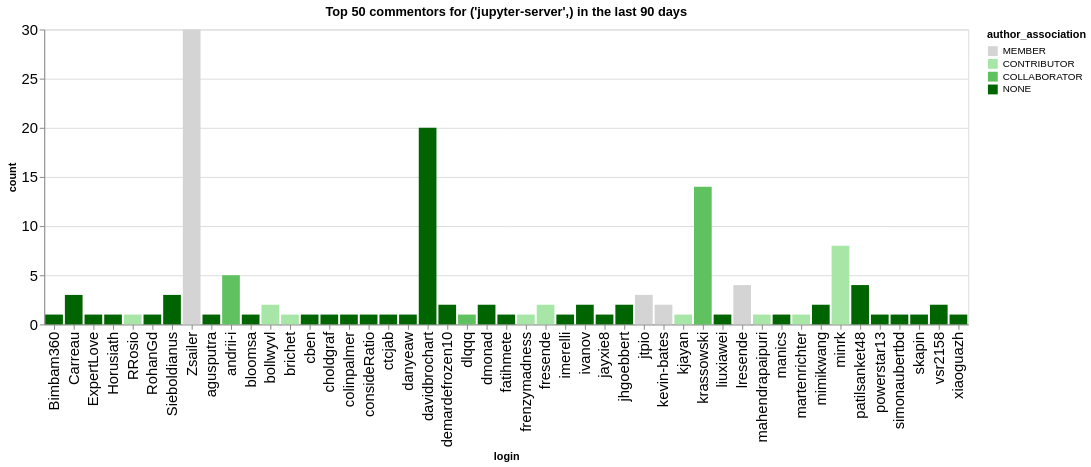

Notebook code for this chart:
### Code cell
n_plot = 50
charts = []
for ii, (iorg, idata) in enumerate(commentors.groupby(['org'])):
    title = f"Top {n_plot} commentors for {iorg} in the last {n_days} days"
    idata = idata.groupby('login', as_index=False).agg({'count': 'sum', 'author_association': 'first'})
    idata = idata.sort_values('count', ascending=False).head(n_plot)
    ch = alt.Chart(data=idata.head(n_plot), title=title).mark_bar().encode(
        x='login',
        y='count',
        color=alt.Color('author_association', scale=alt.Scale(domain=author_types, range=author_colors))
    )
    charts.append(ch)
alt.hconcat(*charts)

### Figure 1 — Vega-Lite specification as saved in the notebook (floating-point values rounded to 4 significant figures)
{"config": {"axisLeft": {"labelFontSize": 15}, "axisBottom": {"labelFontSize": 15}}, "hconcat": [{"mark": {"type": "bar"}, "encoding": {"color": {"field": "author_association", "scale": {"domain": ["MEMBER", "CONTRIBUTOR", "COLLABORATOR", "NONE"], "range": ["rgb(211.82745098039214, 211.82745098039214, 211.82745098039214)", "rgb(166.98562091503268, 229.89803921568628, 166.98562091503268)", "rgb(96.37647058823529, 192.75294117647059, 96.37647058823529)", "rgb(0.0, 100.3921568627451, 0.0)"]}, "type": "nominal"}, "x": {"field": "login", "type": "nominal"}, "y": {"field": "count", "type": "quantitative"}}, "title": "Top 50 commentors for ('jupyter-server',) in the last 90 days"}], "data": {"name": "data-0caa40406253540f73bada48bbd020b4"}, "$schema": "https://vega.github.io/schema/vega-lite/v5.20.1.json", "datasets": {"data-0caa40406253540f73bada48bbd020b4": [{"login": "Zsailer", "count": 30, "author_association": "MEMBER"}, {"login": "davidbrochart", "count": 20, "author_association": "NONE"}, {"login": "krassowski", "count": 14, "author_association": "COLLABORATOR"}, {"login": "minrk", "count": 8, "author_association": "CONTRIBUTOR"}, {"login": "andrii-i", "count": 5, "author_association": "COLLABORATOR"}, {"login": "patilsanket48", "count": 4, "author_association": "NONE"}, {"login": "lresende", "count": 4, "author_association": "MEMBER"}, {"login": "Sieboldianus", "count": 3, "author_association": "NONE"}, {"login": "Carreau", "count": 3, "author_association": "NONE"}, {"login": "jtpio", "count": 3, "author_association": "MEMBER"}, {"login": "dmonad", "count": 2, "author_association": "NONE"}, {"login": "demardefrozen10", "count": 2, "author_association": "NONE"}, {"login": "bollwyvl", "count": 2, "author_association": "CONTRIBUTOR"}, {"login": "kevin-bates", "count": 2, "author_association": "MEMBER"}, {"login": "jhgoebbert", "count": 2, "author_association": "NONE"}, {"login": "fresende", "count": 2, "author_association": "CONTRIBUTOR"}, {"login": "ivanov", "count": 2, "author_association": "NONE"}, {"login": "mimikwang", "count": 2, "author_association": "NONE"}, {"login": "vsr2158", "count": 2, "author_association": "NONE"}, {"login": "choldgraf", "count": 1, "author_association": "NONE"}, {"login": "cben", "count": 1, "author_association": "NONE"}, {"login": "RRosio", "count": 1, "author_association": "CONTRIBUTOR"}, {"login": "RohanGd", "count": 1, "author_association": "NONE"}, {"login": "Bimbam360", "count": 1, "author_association": "NONE"}, {"login": "ExpertLove", "count": 1, "author_association": "NONE"}, {"login": "brichet", "count": 1, "author_association": "CONTRIBUTOR"}, {"login": "bloomsa", "count": 1, "author_association": "NONE"}, {"login": "agusputra", "count": 1, "author_association": "NONE"}, {"login": "Horusiath", "count": 1, "author_association": "NONE"}, {"login": "dlqqq", "count": 1, "author_association": "COLLABORATOR"}, {"login": "colinpalmer", "count": 1, "author_association": "NONE"}, {"login": "jayxie8", "count": 1, "author_association": "NONE"}, {"login": "fatihmete", "count": 1, "author_association": "NONE"}, {"login": "frenzymadness", "count": 1, "author_association": "CONTRIBUTOR"}, {"login": "imerelli", "count": 1, "author_association": "NONE"}, {"login": "danyeaw", "count": 1, "author_association": "NONE"}, {"login": "ctcjab", "count": 1, "author_association": "NONE"}, {"login": "consideRatio", "count": 1, "author_association": "NONE"}, {"login": "kjayan", "count": 1, "author_association": "CONTRIBUTOR"}, {"login": "martenrichter", "count": 1, "author_association": "CONTRIBUTOR"}, {"login": "manics", "count": 1, "author_association": "NONE"}, {"login": "mahendrapaipuri", "count": 1, "author_association": "CONTRIBUTOR"}, {"login": "liuxiawei", "count": 1, "author_association": "NONE"}, {"login": "powerstar13", "count": 1, "author_association": "NONE"}, {"login": "simonaubertbd", "count": 1, "author_association": "NONE"}, {"login": "skapin", "count": 1, "author_association": "NONE"}, {"login": "xiaoguazh", "count": 1, "author_association": "NONE"}]}}
